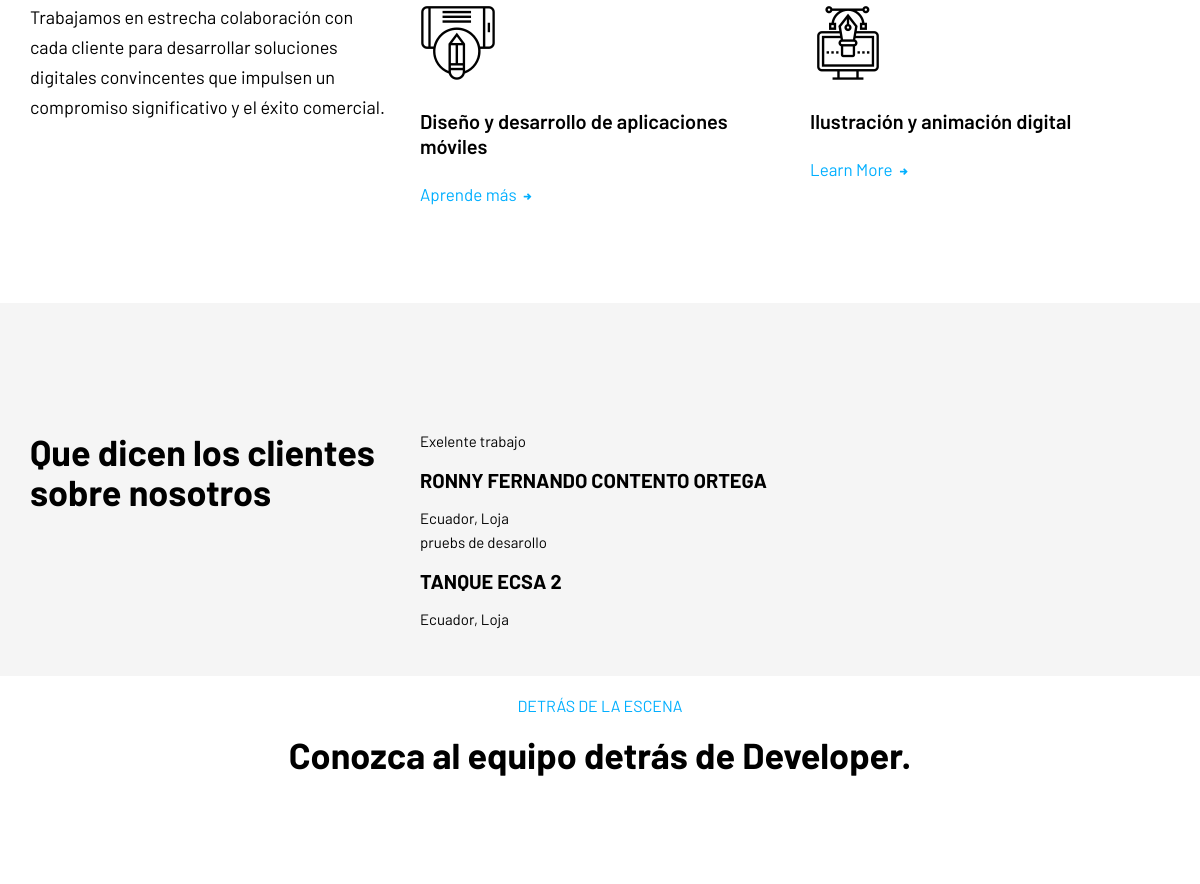
The app's page / (middle part), older data.
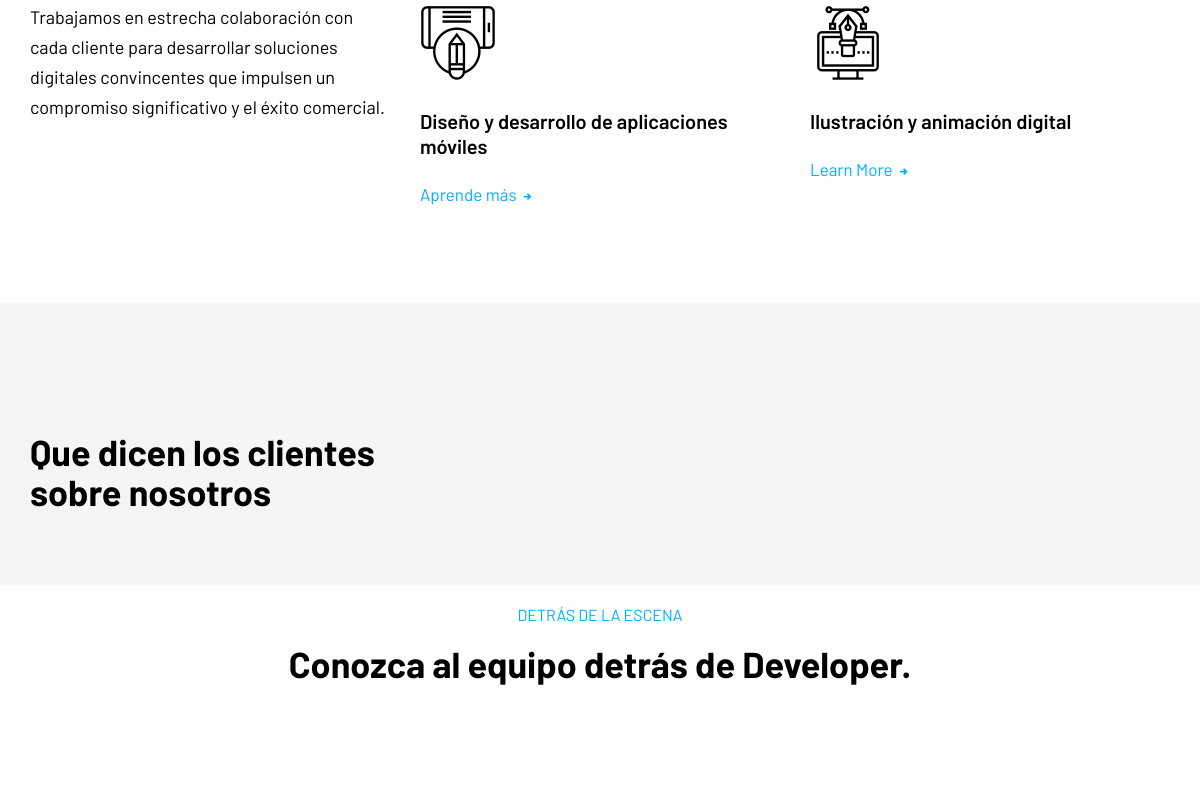
The same page, newer data.
### aplicacionweb/models.py (models this page shows, shortened)
class Customer(models.Model):
    titulo=models.CharField(max_length=50)
    subtitulo=models.TextField(max_length=200)
    direcion=models.CharField(max_length=50)
    class Meta:
        verbose_name = 'customer'
        verbose_name_plural = 'customers'

### aplicacionweb/views.py (the view, shortened to what this page needs)
# urls.py: path('', views.home, name='Home'),
def home(request):
    sliders=Slider.objects.all()
    customers=Customer.objects.all()
    teams=Team.objects.all().order_by('pk')
    p=Perfil.objects.all()
    formulario_contact =FormularioContacto()
    ctx={'sliders': sliders, 'customers': customers, 'teams': teams, 'miFormulario': formulario_contact, 'p': p}
    return render(request, "home.html", ctx)

### carro/context_processor.py (called while the page is built)
def importe_total_carro(request):
    total=0
    if 'carro' in request.session:
       for key, value in request.session['carro'].items():
         total=total+float(value['precio'])
    return {'importe_total_carro': total}

### aplicacionweb/templates/home.html (shortened to what this page needs)
{% extends 'base.html' %}
{% load static %}
{% block content %}
<section class="what_we_do_section">
    <div class="container">
        <div class="row">
            <div class="col-lg-4 col-md-12">
                <p class="vor_lead">
                    Trabajamos en estrecha colaboración con cada cliente para desarrollar soluciones digitales
                    convincentes que impulsen un compromiso significativo y el éxito comercial.
                </p>
            </div>
            <div class="col-lg-8 col-md-12">
                <div class="row">
                    <div class="col-lg-6 col-md-6">
                        <div class="icon_box_1 text-left">
                            <i class="noun-noun_web-design_1118805"></i>
                            <h3><a href="{% url 'Contact' %}">Diseño y desarrollo de aplicaciones móviles</a></h3>
                            <a href="{% url 'Contact' %}" class="learmore">Aprende más<i
                                    class="noun-noun_Arrow_1896673"></i></a>
                        </div>
                    </div>
                    <div class="col-lg-6 col-md-6">
                        <div class="icon_box_1 text-left">
                            <i class="noun-noun_Graphic-Design_898458"></i>
                            <h3><a href="{% url 'Contact' %}">Ilustración y animación digital</a></h3>
                            <a href="{% url 'Contact' %}" class="learmore">Learn More<i
                                    class="noun-noun_Arrow_1896673"></i></a>
                        </div>
                    </div>
                </div>
            </div>
        </div>
    </div>
</section>
<section class="client_testimonial">
    <div class="container">
        <div class="row">
            <div class="col-lg-4 col-md-4">
                <h2 class="sec_title">Que dicen los clientes sobre nosotros</h2>
            </div>
            <div class="col-lg-7 col-md-8">
                {% for c in customers %}
                <div class="testimonial_slider{{c.id}}">
                    <div class="testimonial_item{{c.id}}">
                        <p>
                            {{c.subtitulo}}
                        </p>
                        <h5 class="text-uppercase">{{c.titulo}}</h5>
                        <span>{{c.direcion}}</span>
                    </div>
                </div>
                {% endfor %}
            </div>
        </div>
    </div>
</section>
<section class="team_section">
    <div class="container">
        <div class="col-lg-12 text-center">
            <h5 class="sec_sub_title text-uppercase">DETRÁS DE LA ESCENA</h5>
            <h2 class="sec_title">
                Conozca al equipo detrás de Developer.
            </h2>
        </div>
    </div>
    <div class="container-fluid">
        <div class="row">
            <div class="col-lg-12">
            </div>
        </div>
    </div>
</section>
{% endblock %}

Row changes from the older to the newer data that the page shows:
removed Customer: subtitulo "Exelente trabajo", titulo "RONNY FERNANDO CONTENTO ORTEGA", direcion "Ecuador, Loja"
removed Customer: subtitulo "pruebs de desarollo", titulo "TANQUE ECSA 2", direcion "Ecuador, Loja"
